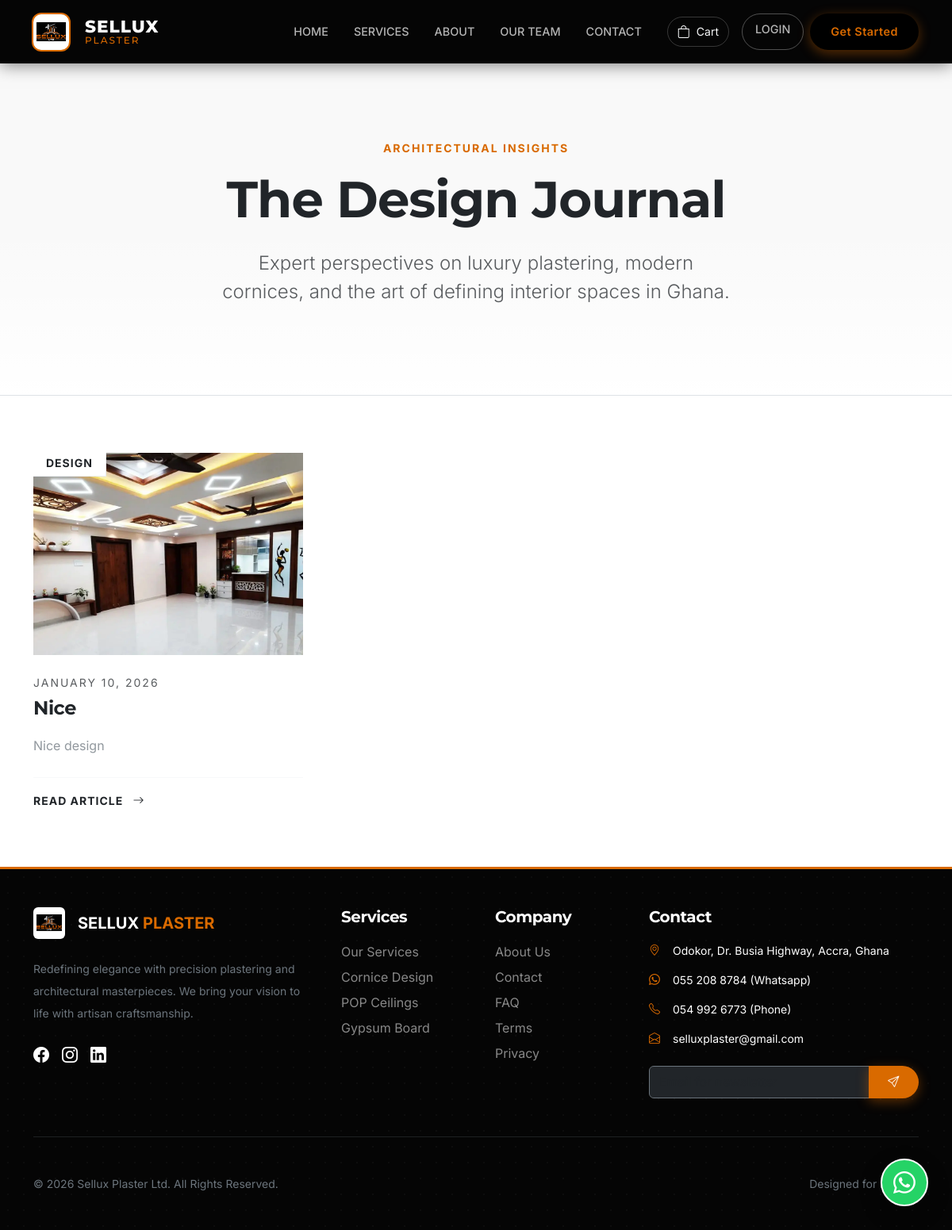
/insights/, run on the app's committed database.
### blog/models.py (models this page shows, shortened)
class Post(models.Model):
    title = models.CharField(max_length=200)
    slug = models.SlugField(unique=True)
    author = models.ForeignKey(settings.AUTH_USER_MODEL, on_delete=models.CASCADE)
    category = models.ForeignKey(Category, on_delete=models.SET_NULL, null=True, related_name='posts')
    featured_image = models.ImageField(upload_to='blog/')
    excerpt = models.TextField(max_length=500, help_text="A short summary of the post.")
    content = models.TextField()
    created_at = models.DateTimeField(auto_now_add=True)
    updated_at = models.DateTimeField(auto_now=True)
    is_published = models.BooleanField(default=True)
    class Meta:
        ordering = ['-created_at']
    def get_absolute_url(self):
        return reverse('blog:post_detail', args=[self.slug])

class Category(models.Model):
    name = models.CharField(max_length=100)
    slug = models.SlugField(unique=True)
    class Meta:
        verbose_name_plural = 'Categories'

### blog/views.py (the view)
# urls.py: path('', PostListView.as_view(), name='post_list'),
class PostListView(ListView):
    model = Post
    template_name = 'blog/post_list.html'
    context_object_name = 'posts'
    paginate_by = 6
    def get_queryset(self):
        return Post.objects.filter(is_published=True)
    def get_context_data(self, **kwargs):
        context = super().get_context_data(**kwargs)
        context['categories'] = Category.objects.all()
        return context

### cart/cart.py (called while the page is built)
    def __len__(self):
        return sum(item['quantity'] for item in self.cart.values())

### core/context_processors.py (called while the page is built)
def brand_context(request):
    return {
        'brand': get_brand_info()
    }

def cart_context(request):
    return {'cart': Cart(request)}

def promotions_context(request):
    promotion = Promotion.objects.filter(is_active=True).first()
    return {'active_promotion': promotion}

### core/utils.py (called while the page is built)
def get_brand_info():
    return {
        'company_name': 'Sellux Plaster Ltd',
        'slogan': 'Home of Affordable Luxury',
        'address': 'Odokor, Dr. Busia Highway, Accra, Ghana',
        'phone_primary': '055 208 8784',
        'phone_secondary': '054 992 6773',
        'email': 'selluxplasterltd@gmail.com',
        'whatsapp': '233549926773',
    }

### templates/blog/post_list.html (shortened to what this page needs)
{% extends 'base.html' %}
{% load static %}
{% block content %}
<section class="py-5 bg-pattern-3d position-relative overflow-hidden border-bottom">
    <div class="position-absolute bottom-0 start-0 w-100 h-50" style="background: linear-gradient(to top, #ffffff, transparent);"></div>
    <div class="container py-5 position-relative z-1">
        <div class="row justify-content-center text-center">
            <div class="col-lg-8 animate__animated animate__fadeInUp">
                <p class="small text-uppercase fw-bold text-primary ls-2 mb-3">Architectural Insights</p>
                <h1 class="display-3 fw-bold mb-4 text-dark" style="letter-spacing: -1px;">The Design Journal</h1>
                <p class="lead text-muted fw-light fs-4 px-lg-5">
                    Expert perspectives on luxury plastering, modern cornices, and the art of defining interior spaces in Ghana.
                </p>
            </div>
        </div>
    </div>
</section>
<section class="py-5 bg-white">
    <div class="container py-4">
        <div class="row g-5">
            {% for post in posts %}
            <div class="col-md-6 col-lg-4 d-flex animate__animated animate__fadeInUp" style="animation-delay: {{ forloop.counter0 }}00ms;">
                <article class="w-100 d-flex flex-column h-100 group-hover">
                    <a href="{{ post.get_absolute_url }}" class="d-block overflow-hidden rounded-0 mb-4 position-relative">
                        {% if post.featured_image %}
                        <div class="img-zoom-wrapper ratio ratio-4x3">
                            <img src="{{ post.featured_image.url }}" class="object-fit-cover w-100 h-100 transition-transform" alt="{{ post.title }}">
                        </div>
                        {% else %}
                        <div class="ratio ratio-4x3 bg-light d-flex align-items-center justify-content-center">
                            <i class="bi bi-image text-muted fs-1 opacity-25"></i>
                        </div>
                        {% endif %}
                        <div class="position-absolute top-0 start-0 m-0">
                                <span class="bg-white text-uppercase fw-bold text-dark px-3 py-2 small ls-1 border-bottom border-end border-light-subtle">
                                    {{ post.category.name }}
                                </span>
                        </div>
                    </a>
                    <div class="d-flex flex-column flex-grow-1">
                        <div class="mb-2 text-muted small text-uppercase ls-2">
                            {{ post.created_at|date:"F d, Y" }}
                        </div>
                        <h3 class="h4 fw-bold mb-3">
                            <a href="{{ post.get_absolute_url }}" class="text-dark text-decoration-none hover-primary transition-colors">
                                {{ post.title }}
                            </a>
                        </h3>
                        <p class="text-secondary opacity-75 mb-4 line-clamp-3 lh-lg flex-grow-1">
                            {{ post.excerpt }}
                        </p>
                        <div class="mt-auto pt-3 border-top border-light">
                            <a href="{{ post.get_absolute_url }}" class="text-dark fw-bold text-decoration-none small text-uppercase ls-1 hover-primary">
                                Read Article <i class="bi bi-arrow-right ms-2"></i>
                            </a>
                        </div>
                    </div>
                </article>
            </div>
            {% endfor %}
        </div>
    </div>
</section>
{% endblock %}

### templates/base.html (style rules this page uses)
html, body { overflow-x: hidden; width: 100%; position: relative; }
:root { --primary-color: #d96a00; --primary-vibrant: #ff7b00; --black-onyx: #050505; --black-charcoal: #121212; --white-alabaster: #F9F9F9; --amber-glass: rgba(217, 106, 0, 0.96); --nav-height: 80px; --border-radius-pill: 50px; --shadow-float: 0 10px 30px rgba(0,0,0,0.2); --transition-smooth: all 0.4s cubic-bezier(0.4, 0, 0.2, 1); }
body { font-family: 'Inter', sans-serif; background-color: var(--white-alabaster); color: #333; -webkit-font-smoothing: antialiased; }
h1, h2, h3, h4, h5, .navbar-brand { font-family: 'Montserrat', sans-serif; font-weight: 700; letter-spacing: -0.5px; }
.text-primary { color: var(--primary-color) !important; }

### templates/blog/post_list.html (style rules this page uses)
.line-clamp-3 { display: -webkit-box; -webkit-line-clamp: 3; -webkit-box-orient: vertical; overflow: hidden; }
.ls-1 { letter-spacing: 1px; }
.ls-2 { letter-spacing: 2px; }
.transition-transform { transition: transform 0.6s cubic-bezier(0.25, 0.46, 0.45, 0.94); }
.hover-primary { transition: color 0.3s ease; }

### data on the page
Post: featured_image (picture), category.name "DESIGN", created_at "JANUARY 10, 2026", title "Nice", excerpt "Nice design"
